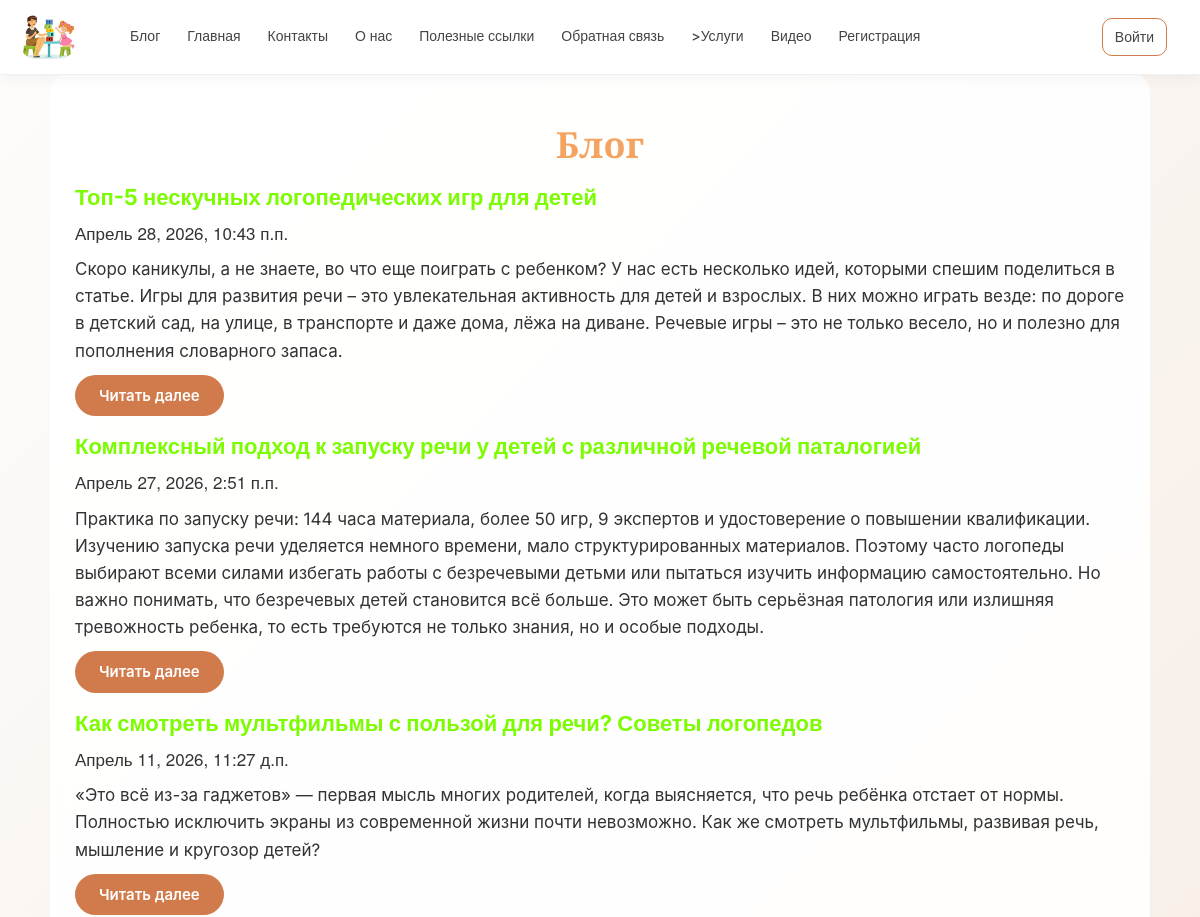
The page /blog/ (upper part) on the database as committed earlier.
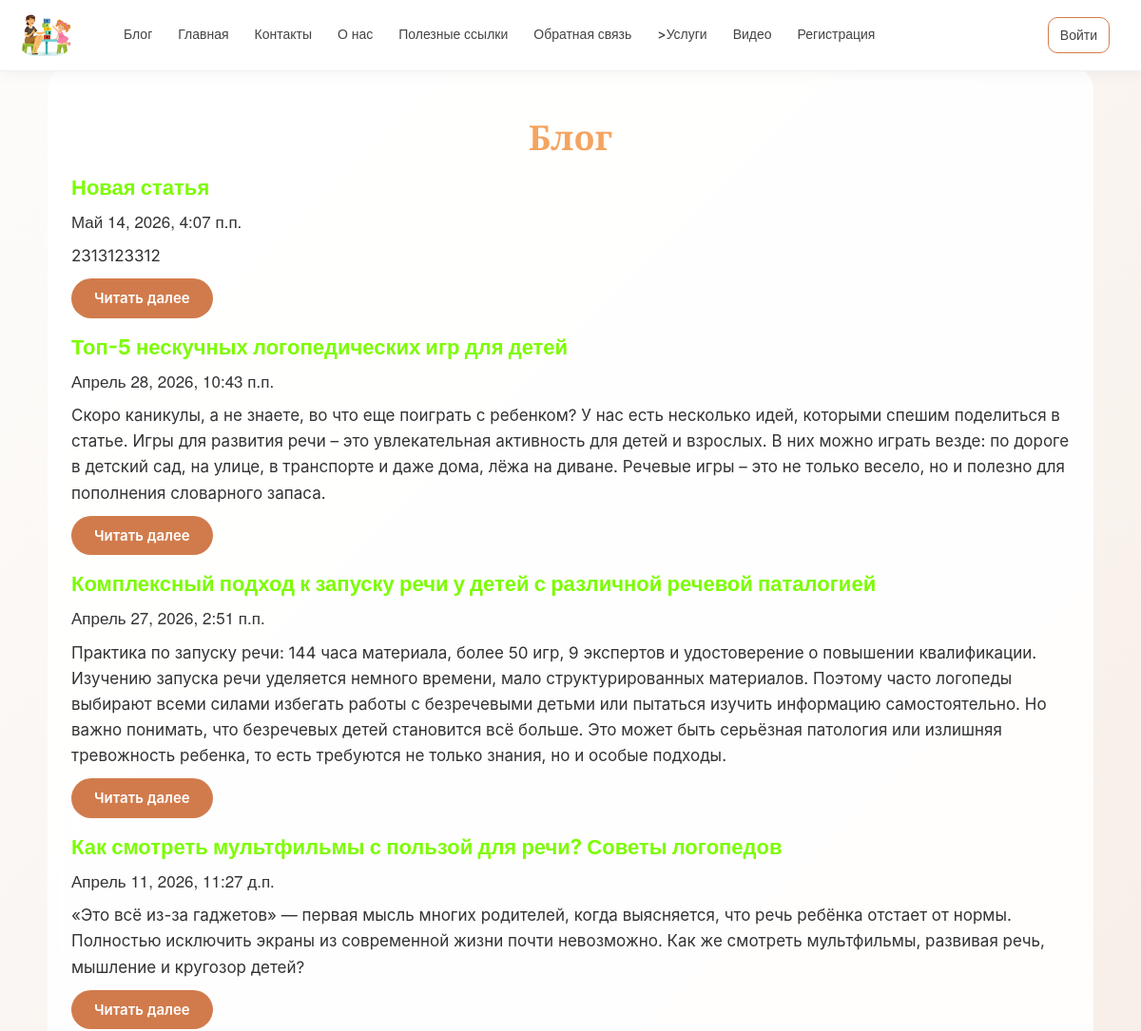
The same page on the database as committed later.
### app/models.py (models this page shows, shortened)
class Blog(models.Model):
    title = models.CharField(max_length=100, unique_for_date = "posted", verbose_name="Заголовок")
    description = models.TextField(verbose_name="Краткое содержание")
    content = models.TextField(verbose_name="Полное содержание")
    posted = models.DateTimeField(default=datetime.now, db_index = True, verbose_name= "Опубликована")
    author = models.ForeignKey(User, null = True, blank = True, on_delete = models.SET_NULL, verbose_name="Автор")
    image = models.FileField(default = 'temp.jpg', verbose_name = "Путь к картинке")
    class Meta:
        db_table = "Posts"
        ordering = ["-posted"]
        verbose_name = "статья блога"
        verbose_name_plural = "cтатья блога"

### app/views.py (the view)
# urls.py: path('blog/', views.blog, name='blog'),
def blog(request):
    assert isinstance(request, HttpRequest)
    posts = Blog.objects.all()
    return render(
        request,
            'app/blog.html',
            {
                'title':'Блог',
                'posts': posts,
                'year': datetime.now().year,
            }
        )

### app/templates/app/blog.html
{% extends "app/layout.html" %}
{% load staticfiles %}
{% block content %}
<link rel="stylesheet" type="text/css" href="{% static 'app/content/bootstrap.min.css' %}" />
<link rel="stylesheet" type="text/css" href="{% static 'app/content/site.css' %}" />
<h2 class="title">{{ title }}</h2>
{% for post in posts %}
<div class="">
    <h2 class="subtitle"> {{post.title}} </h2>
    <h4 class="description"> {{post.posted}} </h4>
    <p class="description"> {{post.description}} </p>
    <a class="btn btn-primary" href="{% url 'blogpost' parametr=post.id %}"> Читать далее </a>
</div>
{% endfor %}
{% endblock %}

Rows that differ between the two databases and show on the page:
added Blog: title "Новая статья", posted "Май 14, 2026, 4:07 п.п.", description "2313123312"
